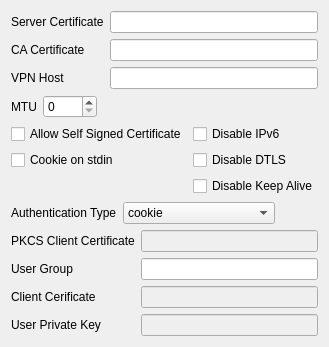
     <widget class="QWidget" name="OpenConnect">
      <layout class="QVBoxLayout" name="verticalLayout_7">
       <item>
        <layout class="QGridLayout" name="gridLayout_13">
         <item row="1" column="0">
          <widget class="QLabel" name="label_00_cacert">
           <property name="text">
            <string>CA Certificate</string>
           </property>
          </widget>
         </item>
         <item row="0" column="1">
          <widget class="QLineEdit" name="lineEdit_00_servercert">
           <property name="whatsThis">
            <string>&lt;html&gt;&lt;head/&gt;&lt;body&gt;&lt;p&gt;SHA1 certificate fingerprint of the final VPN server after possible web authentication login, selection and redirection.&lt;/p&gt;&lt;/body&gt;&lt;/html&gt;</string>
           </property>
          </widget>
         </item>
         <item row="1" column="1">
          <widget class="QLineEdit" name="lineEdit_00_cacert">
           <property name="whatsThis">
            <string>&lt;html&gt;&lt;head/&gt;&lt;body&gt;&lt;p&gt;File containing other certificate authorities in addition to the ones in the system trust database.&lt;/p&gt;&lt;/body&gt;&lt;/html&gt;</string>
           </property>
          </widget>
         </item>
         <item row="0" column="0">
          <widget class="QLabel" name="label_00_servercert">
           <property name="text">
            <string>Server Certificate</string>
           </property>
          </widget>
         </item>
         <item row="3" column="0">
          <widget class="QLabel" name="label_00_vpnhost">
           <property name="text">
            <string>VPN Host</string>
           </property>
          </widget>
         </item>
         <item row="3" column="1">
          <widget class="QLineEdit" name="lineEdit_00_vpnhost">
           <property name="whatsThis">
            <string>&lt;html&gt;&lt;head/&gt;&lt;body&gt;&lt;p&gt;The final VPN server to use after completing web authentication. &lt;/p&gt;&lt;p&gt;Only usable for extremely simple VPN configurations and should normally be set only via the VPN Agent.&lt;/p&gt;&lt;/body&gt;&lt;/html&gt;</string>
           </property>
          </widget>
         </item>
        </layout>
       </item>
       <item>
        <layout class="QHBoxLayout" name="horizontalLayout_2">
         <item>
          <widget class="QLabel" name="label_00_mtu">
           <property name="text">
            <string>MTU</string>
           </property>
          </widget>
         </item>
         <item>
          <widget class="QSpinBox" name="spinBox_00_mtu">
           <property name="toolTip">
            <string>Request MTU from server as the MTU of the tunnel.</string>
           </property>
           <property name="whatsThis">
            <string>&lt;html&gt;&lt;head/&gt;&lt;body&gt;&lt;p&gt;&lt;span style=&quot; font-family:'verdana','helvetica','arial','sans-serif'; font-size:16px; color:#444444; background-color:#ffffff;&quot;&gt;Request &lt;/span&gt;&lt;span style=&quot; font-family:'verdana','helvetica','arial','sans-serif'; font-size:16px; font-style:italic; color:#444444; background-color:#ffffff;&quot;&gt;MTU&lt;/span&gt;&lt;span style=&quot; font-family:'verdana','helvetica','arial','sans-serif'; font-size:16px; color:#444444; background-color:#ffffff;&quot;&gt; from server as the MTU of the tunnel.&lt;/span&gt;&lt;/p&gt;&lt;/body&gt;&lt;/html&gt;</string>
           </property>
           <property name="maximum">
            <number>9999</number>
           </property>
          </widget>
         </item>
         <item>
          <spacer name="horizontalSpacer_4">
           <property name="orientation">
            <enum>Qt::Horizontal</enum>
           </property>
           <property name="sizeHint" stdset="0">
            <size>
             <width>40</width>
             <height>20</height>
            </size>
           </property>
          </spacer>
         </item>
        </layout>
       </item>
       <item>
        <layout class="QGridLayout" name="gridLayout_14">
         <item row="0" column="1">
          <widget class="QCheckBox" name="checkBox_00_disableipv6">
           <property name="whatsThis">
            <string>Do not advertise IPv6 capability to server</string>
           </property>
           <property name="text">
            <string>Disable IPv6</string>
           </property>
          </widget>
         </item>
         <item row="1" column="1">
          <widget class="QCheckBox" name="checkBox_00_disabledtls">
           <property name="whatsThis">
            <string>Disable DTLS</string>
           </property>
           <property name="text">
            <string>Disable DTLS</string>
           </property>
          </widget>
         </item>
         <item row="2" column="1">
          <widget class="QCheckBox" name="checkBox_00_nokeepalive">
           <property name="whatsThis">
            <string>&lt;html&gt;&lt;head/&gt;&lt;body&gt;&lt;p&gt;Version 8.2.2.5 of the Cisco ASA software has a bug where it will forget the client's SSL certificate when HTTP connections are being re-used for multiple requests. So far, this has only been seen on the initial connection, where the server gives an HTTP/1.0 redirect response with an explicit Connection: Keep-Alive directive. OpenConnect as of v2.22 has an unconditional workaround for this, which is never to obey that directive after an HTTP/1.0 response. &lt;/p&gt;&lt;p&gt;&lt;br/&gt;&lt;/p&gt;&lt;p&gt;However, Cisco's support team has failed to give any competent response to the bug report and we don't know under what other circumstances their bug might manifest itself. So this option exists to disable ALL re-use of HTTP sessions and cause a new connection to be made for each request. If your server seems not to be recognising your certificate, try this option. If it makes a difference, please report this information to the openconnect-devel@lists.infradead.org mailing list.&lt;/p&gt;&lt;/body&gt;&lt;/html&gt;</string>
           </property>
           <property name="text">
            <string>Disable Keep Alive</string>
           </property>
          </widget>
         </item>
         <item row="0" column="0">
          <widget class="QCheckBox" name="checkBox_00_allowselfsignedcert">
           <property name="whatsThis">
            <string>&lt;html&gt;&lt;head/&gt;&lt;body&gt;&lt;p&gt;Additional option to define if self signed server certificates are allowed. Not checked this value defaults to &amp;quot;false&amp;quot;.  Affects the OpenConnect internal function only: --servercert is not added to startup parameters and receiving self signed cert from server terminates the connection if set as false (or omitted)&lt;/p&gt;&lt;/body&gt;&lt;/html&gt;</string>
           </property>
           <property name="text">
            <string>Allow Self Signed Certificate</string>
           </property>
          </widget>
         </item>
         <item row="1" column="0">
          <widget class="QCheckBox" name="checkBox_00_cookie">
           <property name="whatsThis">
            <string>Read cookie from standard input</string>
           </property>
           <property name="text">
            <string>Cookie on stdin</string>
           </property>
          </widget>
         </item>
        </layout>
       </item>
       <item>
        <layout class="QHBoxLayout" name="horizontalLayout_3">
         <item>
          <widget class="QLabel" name="label_00_authtype">
           <property name="text">
            <string>Authentication Type</string>
           </property>
          </widget>
         </item>
         <item>
          <widget class="QComboBox" name="comboBox_00_authtype">
           <property name="whatsThis">
            <string>&lt;html&gt;&lt;head/&gt;&lt;body&gt;&lt;p&gt;&lt;span style=&quot; font-family:'monospace'; color:#000000; background-color:#ffffff;&quot;&gt;Type of authentication used with OpenConnect. Applicable values are:&lt;/span&gt;&lt;/p&gt;&lt;p&gt;&lt;span style=&quot; font-family:'monospace'; font-weight:600; color:#000000; background-color:#ffffff;&quot;&gt;cookie - &lt;/span&gt;&lt;span style=&quot; font-family:'monospace'; color:#000000; background-color:#ffffff;&quot;&gt;basic cookie based authentication.&lt;/span&gt;&lt;/p&gt;&lt;p&gt;&lt;span style=&quot; font-family:'monospace'; font-weight:600; color:#000000; background-color:#ffffff;&quot;&gt;cookie_with_userpass&lt;/span&gt;&lt;span style=&quot; font-family:'monospace'; color:#000000; background-color:#ffffff;&quot;&gt; - the credentials are used to retrieve the connection cookie, which hides the username from commandline.&lt;/span&gt;&lt;/p&gt;&lt;p&gt;&lt;span style=&quot; font-family:'monospace'; font-weight:600; color:#000000; background-color:#ffffff;&quot;&gt;userpass &lt;/span&gt;&lt;span style=&quot; font-family:'monospace'; color:#000000; background-color:#ffffff;&quot;&gt;- username and password are used.&lt;/span&gt;&lt;/p&gt;&lt;p&gt;&lt;span style=&quot; font-family:'monospace'; font-weight:600; color:#000000; background-color:#ffffff;&quot;&gt;publickey - r&lt;/span&gt;&lt;span style=&quot; font-family:'monospace'; color:#000000; background-color:#ffffff;&quot;&gt;equires CACert and UserPrivateKey to be set.&lt;/span&gt;&lt;/p&gt;&lt;p&gt;&lt;span style=&quot; font-family:'monospace'; font-weight:600; color:#000000; background-color:#ffffff;&quot;&gt;pkcs&lt;/span&gt;&lt;span style=&quot; font-family:'monospace'; color:#000000; background-color:#ffffff;&quot;&gt; - uses the PKCSClientCert and requests password input.&lt;/span&gt;&lt;/p&gt;&lt;p&gt;&lt;br/&gt;&lt;/p&gt;&lt;p&gt;&lt;span style=&quot; font-family:'monospace'; color:#000000; background-color:#ffffff;&quot;&gt;Defaults to &amp;quot;cookie&amp;quot;&lt;/span&gt;&lt;/p&gt;&lt;/body&gt;&lt;/html&gt;</string>
           </property>
           <item>
            <property name="text">
             <string>cookie</string>
            </property>
           </item>
           <item>
            <property name="text">
             <string>cookie_with_userpass</string>
            </property>
           </item>
           <item>
            <property name="text">
             <string>userpass</string>
            </property>
           </item>
           <item>
            <property name="text">
             <string>publickey</string>
            </property>
           </item>
           <item>
            <property name="text">
             <string>pkcs</string>
            </property>
           </item>
          </widget>
         </item>
         <item>
          <spacer name="horizontalSpacer_5">
           <property name="orientation">
            <enum>Qt::Horizontal</enum>
           </property>
           <property name="sizeHint" stdset="0">
            <size>
             <width>40</width>
             <height>20</height>
            </size>
           </property>
          </spacer>
         </item>
        </layout>
       </item>
       <item>
        <layout class="QGridLayout" name="gridLayout_15">
         <item row="4" column="1">
          <widget class="QLineEdit" name="lineEdit_00_userprivatekey">
           <property name="enabled">
            <bool>false</bool>
           </property>
           <property name="whatsThis">
            <string>&lt;html&gt;&lt;head/&gt;&lt;body&gt;&lt;p&gt;SSL private key file needed by beb authentication when AuthType is set as &lt;span style=&quot; font-weight:600;&quot;&gt;publickey&lt;/span&gt;.&lt;/p&gt;&lt;/body&gt;&lt;/html&gt;</string>
           </property>
          </widget>
         </item>
         <item row="4" column="0">
          <widget class="QLabel" name="label_00_userprivatekey">
           <property name="text">
            <string>User Private Key</string>
           </property>
          </widget>
         </item>
         <item row="1" column="0">
          <widget class="QLabel" name="label_00_pkcsclientcert">
           <property name="text">
            <string>PKCS Client Certificate</string>
           </property>
          </widget>
         </item>
         <item row="1" column="1">
          <widget class="QLineEdit" name="lineEdit_00_pkcsclientcert">
           <property name="enabled">
            <bool>false</bool>
           </property>
           <property name="whatsThis">
            <string>&lt;html&gt;&lt;head/&gt;&lt;body&gt;&lt;p&gt;Certificate and private key in a PKCS#1/PKCS#8/PKCS#12 structure. Needed when AuthType is &lt;span style=&quot; font-weight:600;&quot;&gt;pkcs&lt;/span&gt;.&lt;/p&gt;&lt;/body&gt;&lt;/html&gt;</string>
           </property>
          </widget>
         </item>
         <item row="2" column="1">
          <widget class="QLineEdit" name="lineEdit_00_usergroup">
           <property name="whatsThis">
            <string>&lt;html&gt;&lt;head/&gt;&lt;body&gt;&lt;p&gt;Set login usergroup on the remote server.&lt;/p&gt;&lt;/body&gt;&lt;/html&gt;</string>
           </property>
          </widget>
         </item>
         <item row="2" column="0">
          <widget class="QLabel" name="label_00_usergroup">
           <property name="text">
            <string>User Group</string>
           </property>
          </widget>
         </item>
         <item row="3" column="0">
          <widget class="QLabel" name="label_00_clientcert">
           <property name="text">
            <string>Client Cerificate</string>
           </property>
          </widget>
         </item>
         <item row="3" column="1">
          <widget class="QLineEdit" name="lineEdit_00_clientcert">
           <property name="enabled">
            <bool>false</bool>
           </property>
           <property name="whatsThis">
            <string>&lt;html&gt;&lt;head/&gt;&lt;body&gt;&lt;p&gt;Client certificate file, needed by web authentication when authentication type is set as &lt;span style=&quot; font-weight:600;&quot;&gt;publickey&lt;/span&gt;.&lt;/p&gt;&lt;/body&gt;&lt;/html&gt;</string>
           </property>
          </widget>
         </item>
        </layout>
       </item>
      </layout>
     </widget>
